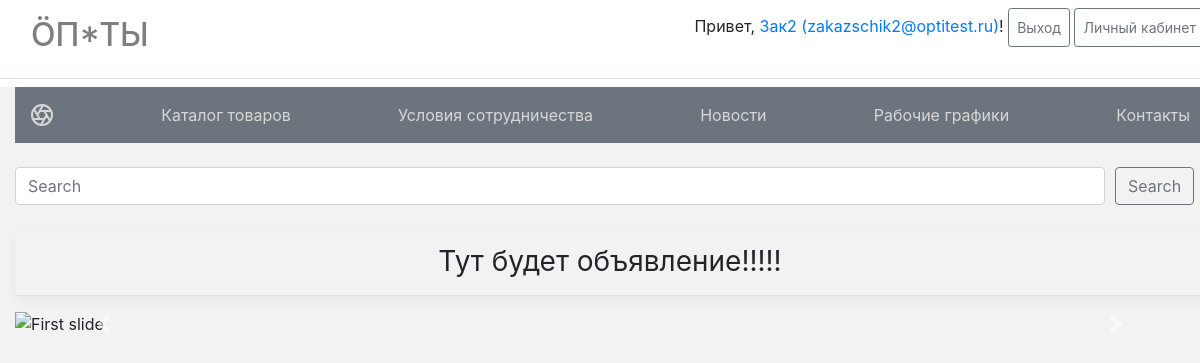
Screenshot of / (signed in) with the database file from the repository.
### main/models.py (models this page shows, shortened)
class User(AbstractUser):
    USERNAME_FIELD = 'email'
    REQUIRED_FIELDS = []
    username = None
    email = models.EmailField('Email', unique=True)
    phone = models.CharField('Телефон', max_length=20)
    location = models.CharField('Адрес доставки', max_length=255)
    birth_date = models.DateField('Дата рождения', blank=True, default='')
    role = models.PositiveSmallIntegerField('Роль', choices=tuple(Roles), default=Roles.UNREGISTERED)
    balance = models.DecimalField(max_digits=10, decimal_places=2, default=0)
    objects = CustomUserManager()
    class Meta:
        ordering = ('role',)

class SettingOption(models.Model):
    objects = SettingOptionManager()
    s_name = models.CharField(max_length=100, primary_key=True)
    s_value = models.TextField()

### main/views.py (the view)
# urls.py: path('', main_views.IndexView.as_view(), name='index'),
class IndexView(CommonContextViewMixin, TemplateView):
    template_name = 'main/index.html'
    def __init__(self, *args, **kwargs):
        self.user = None
        super().__init__(*args, **kwargs)
    def get_context_data(self, **kwargs):
        context = super().get_context_data(**kwargs)
        context['announcement'] = _models.SettingOptionHandler('announcement').value
        return context
    def dispatch(self, request, *args, **kwargs):
        self.user = request.user
        return super().dispatch(request, *args, **kwargs)

### main/core/view_mixins.py (called while the page is built)
    def get_context_data(self, **kwargs):
        context = super().get_context_data(**kwargs)
        context['shop_title'] = SHOP_TITLE
        if self.user.is_authenticated:
            context['user_pk'] = self.user.pk
            context['email'] = self.user.email
            context['user_role'] = self.user.role
            context['roles'] = Roles
            context['user_is_authenticated'] = True
            context['user_first_name'] = self.user.first_name
            context['user_last_name'] = self.user.last_name
        return context

    def dispatch(self, request, *args, **kwargs):
        self.user = request.user
        return super().dispatch(request, *args, **kwargs)

### main/models.py (called while the page is built)
    def get_by_name(self, name):
        try:
            instance = SettingOption.objects.get(s_name=name)
        except ObjectDoesNotExist:
            instance = SettingOption(s_name=name, s_value='')
            instance.save()
        return instance

    @property
    def value(self):
        val = self.instance.s_value.strip()
        name = self.instance.s_name
        if name == 'extra_charge':
            if val == '':
                return Decimal(0)
            return Decimal(val)
        return val

### main/templates/main/index.html (shortened to what this page needs)
{% extends 'base.html' %}
{% block content %}
    <div class="container">
        <nav class="site-header sticky-top py-2">
          <div class="container d-flex flex-column flex-md-row justify-content-between">
            <a class="py-2" href="#">
            </a>
            <a class="py-2 d-none d-md-inline-block" href="{% url 'main:catalog' %}">Каталог товаров</a>
            <a class="py-2 d-none d-md-inline-block" href="#">Условия сотрудничества</a>
            <a class="py-2 d-none d-md-inline-block" href="#">Новости</a>
            <a class="py-2 d-none d-md-inline-block" href="#">Рабочие графики</a>
            <a class="py-2 d-none d-md-inline-block" href="#">Контакты</a>
          </div>
        </nav>
        <form class="mb-4">
            <div class="form-row mt-4">
                <div class="col-md-11">
            <input class="form-control mr-sm-2" type="search" placeholder="Search" aria-label="Search">
                </div>
                <div class="col-md-1">
            <button class="btn btn-outline-secondary my-2 my-sm-0" type="submit">Search</button>
                </div>
            </div>
        </form>
        <h3 class="font-weight-normal text-center py-3 mb-3 border-bottom box-shadow">
            {{ announcement }}
        </h3>
        <div id="carouselExampleFade" class="carousel slide carousel-fade" data-ride="carousel">
          <div class="carousel-inner">
            <div class="carousel-item active">
              <img class="d-block w-100" src="https://mdbootstrap.com/img/Photos/Slides/img%20(15).jpg"
                alt="First slide">
            </div>
          </div>
          <a class="carousel-control-prev" href="#carouselExampleFade" role="button" data-slide="prev">
            <span class="carousel-control-prev-icon" aria-hidden="true"></span>
          </a>
          <a class="carousel-control-next" href="#carouselExampleFade" role="button" data-slide="next">
            <span class="carousel-control-next-icon" aria-hidden="true"></span>
          </a>
        </div>
    </div>
{% endblock content %}

### templates/base.html (shortened to what this page needs)
{% load static %}
<!DOCTYPE html>
<html lang="en">
<head>
    <link rel="stylesheet" href="https://stackpath.bootstrapcdn.com/bootstrap/4.3.1/css/bootstrap.min.css">
    <link rel="stylesheet" href="{% static 'css/styles.css' %}">
</head>
<body>
    <header>
        <div class="border-bottom">
            <div class="container">
            <div class="row justify-content-between">
                <div class="col-5">
                    <h2 class="d-flex justify-content-between align-items-center py-2">
                         <a class="nav-link active" href="{% url 'main:index' %}" style="color: rgba(0,0,0,.5);">{{ shop_title }}</a>
                    </h2>
                </div>
                    {% if user_is_authenticated %}
                        <div class="col-7">
                            <div class="py-2 text-right">
                                <span> Привет, <a href="{% url 'main:user_details' pk=user_pk %}" title="Детальная информация о пользователе">{{ user_first_name }} ({{ email }})</a>!</span>
                                <a class="py-2 btn btn-sm btn-outline-secondary" href="{% url 'main:logout' %}">Выход</a>
                                {% if user_role == roles.ADMINISTRATOR %}
                                    <a class="py-2 btn btn-sm btn-outline-secondary" href="{% url 'main:administrator' %}">Личный кабинет</a>
                                {% elif user_role == roles.ZAKUPSCHIK %}
                                    <a class="py-2 btn btn-sm btn-outline-secondary" href="{% url 'main:zakupschik' %}">Личный кабинет</a>
                                {% else %}
                                    <a class="py-2 btn btn-sm btn-outline-secondary" href="{% url 'main:zakazschik' %}">Личный кабинет</a>
                                {% endif %}
                            </div>
                    {% else %}
                        <div class="col-3 text-right">
                            <div class="py-3 btn-group">
                                <a class="btn btn-sm btn-outline-secondary " href="{% url 'main:signup' %}">Регистрация</a>
                                <a class="btn btn-sm btn-outline-secondary" href="{% url 'main:login' %}">Войти</a>
                            </div>
                    {% endif %}
                        </div>
                        </div>
                </div>
            </div>
        <div class="py-1" style="background-color: #fff"></div>
    </header>
    {% block content %}{% endblock %}
</body>
</html>

### main/static/css/styles.css (style rules this page uses)
body { background-color: #f2f2f2; min-width: 1220px; }
header { background-color: #fff; }
.container { max-width: 960px; max-width: 1220px; }
.site-header { background-color: #6c757d; -webkit-backdrop-filter: saturate(180%) blur(20px); backdrop-filter: saturate(180%) blur(20px); }
.site-header a { color: #D6D6D6; transition: ease-in-out color .15s; }
.box-shadow { box-shadow: 0 0.25rem 0.75rem rgba(0, 0, 0, .05); }

### rows the page displays
User: first_name "Зак2", email "zakazschik2@optitest.ru"
SettingOption: s_value "Тут будет объявление!!!!!"

### other values shown
{{ shop_title }} "ÖП*ТЫ"
